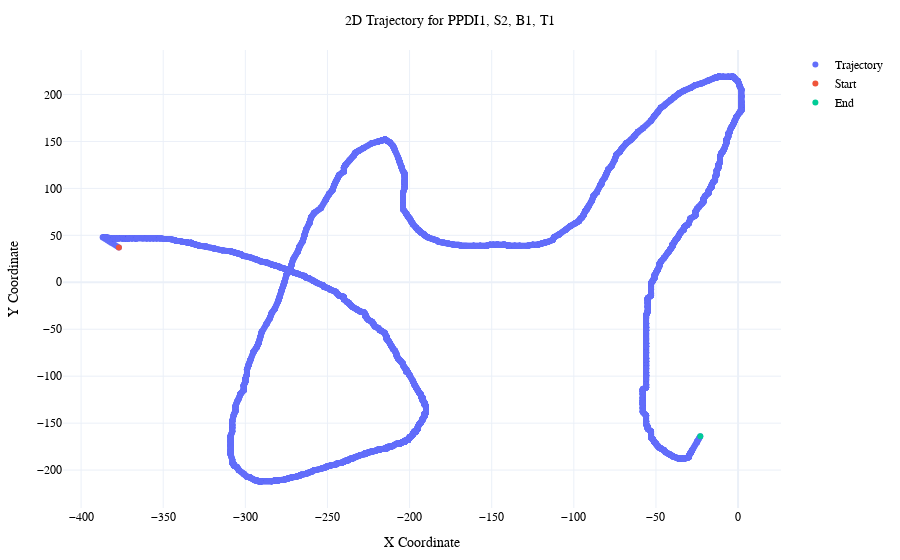

The code cell stored with this chart in its notebook:
### Code cell
plot_trial_coordinates(
    trial_df, x="x_interpolated", y="y_interpolated", time="time_original"
)

### Figure 1 — Plotly figure (JSON) as saved in the notebook; plotly's stock layout.template omitted (floating-point values rounded to 4 significant figures; data arrays with more than 128 entries replaced by an {"elided": "..."} marker saying what was removed)
{"data": [{"mode": "markers", "name": "Trajectory", "type": "scatter", "x": {"elided": "9019 float values"}, "y": {"elided": "9019 float values"}}, {"mode": "markers", "name": "Start", "type": "scatter", "x": [-377.0], "y": [37.0]}, {"mode": "markers", "name": "End", "type": "scatter", "x": [-23.0], "y": [-164.0]}], "layout": {"font": {"color": "black", "family": "Times New Roman", "size": 12}, "margin": {"b": 50, "l": 50, "r": 50, "t": 50}, "showlegend": true, "title": {"font": {"size": 14}, "text": "2D Trajectory for PPDI1, S2, B1, T1", "x": 0.5}, "xaxis": {"title": {"text": "X Coordinate"}}, "yaxis": {"title": {"text": "Y Coordinate"}}}}
